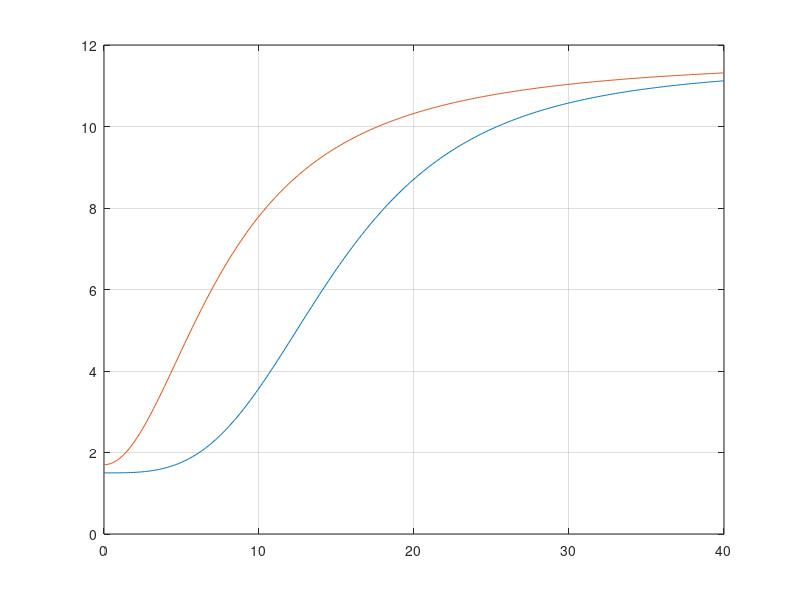

This figure's MATLAB source: (Note: this script raises an error after producing the figure.)
P = 0:0.1:40;

K1 = 10;
K2 = 1;
K3 = 0.5;
term = -K2*(P+K3);
Q = K1 ./(1 + exp(term));
Qlvad = 1.5 + (10 + (-10./ (1+(P./15).^3.3)));
Qrvad = 1.7 + (10 + (-10./ (1+(P./8).^2)));
SF = 1;
plot(P,Qlvad*SF,P,Qrvad*SF)
grid on

%%
x = P;
ylvad = Qlvad;
eqlvad = 'k1lvad/(1+exp(-k2lvad*(x+k3lvad)))'
startPoints = [1.5 1 1.8]
f1 = fit(x',ylvad',eqlvad,'Start', startPoints)
plot(f1,x,ylvad)

%%
x = P;
yrvad = Qrvad;
eq = 'k1rvad/(1+exp(-k2rvad*(x+k3rvad)))'

startPoints = [0.2 0.1 2]
f2 = fit(x',yrvad',eq,'Start', startPoints)
%f2 = polyfit(x,yrvad,7);
%yrvad_res = polyval(f2,P);
%plot(P, yrvad_res)
%hold on
%plot(P, yrvad)
plot(f2,x,yrvad)
%%
term_qlvad = -f1.k2lvad*(P+f1.k3lvad);
Qlvad_fitted = f1.k1lvad ./(1 + exp(term_qlvad));

term_qrvad = -f2.k2rvad*(P+f2.k3rvad);
Qrvad_fitted = f2.k1rvad ./(1 + exp(term_qrvad));

plot(P,Qlvad_fitted, P, Qrvad_fitted)
%%
plot(P,Qlvad,'k--','linewidth', 1)
hold on
plot(P,Qlvad_fitted, '.-', 'linewidth',0.5)
hold on
plot(P,Qrvad,'k-.','linewidth',1)
hold on
plot(P,Qrvad_fitted, '-', 'linewidth', 2)
grid on
xlabel('Tempo (s)')
ylabel('Taxa de Fluxo (L/min)','interpreter','latex')
set(gca,'FontSize',16)
set(gca,'fontname','times')
legend('QLVAD', 'QLVAD Ajustado', 'QRVAD', 'QRVAD Ajustado','location','southeast')

%%

ylvad_coef = polyfit(P,ylvad,7);
ylvad_poly = polyval(ylvad_coef,x); 
plot(P,ylvad)
hold on
plot(P, ylvad_poly)

%%

yrvad_coef = polyfit(P,yrvad,7);
yrvad_poly = polyval(yrvad_coef,x); 
plot(P,yrvad)
hold on
plot(P, yrvad_poly)

%%
plot(P,ylvad,'k--','linewidth', 1)
hold on
plot(P, ylvad_poly,'.-', 'linewidth',0.5)
hold on
plot(P,yrvad,'k-.','linewidth',1)
hold on
plot(P, yrvad_poly, '-', 'linewidth', 2)
grid on
xlabel('Tempo (s)')
ylabel('Taxa de Fluxo (L/min)','interpreter','latex')
set(gca,'FontSize',16)
set(gca,'fontname','times')
legend('QLVAD', 'QLVAD Ajustado', 'QRVAD', 'QRVAD Ajustado','location','southeast')
